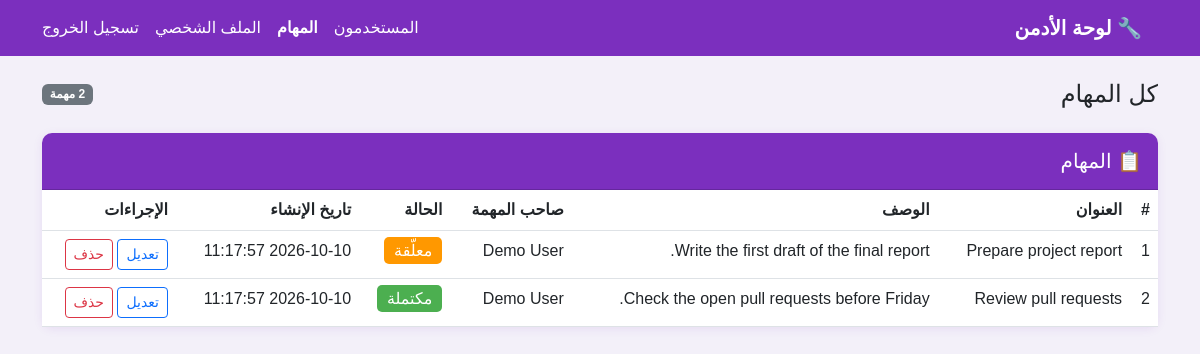
The page /Admin/Admin_Task.php (signed in) on the database its author committed.
### tables this page shows
CREATE TABLE IF NOT EXISTS tasks (
    id          INT AUTO_INCREMENT PRIMARY KEY,
    user_id     INT          NOT NULL,
    title       VARCHAR(150) NOT NULL,
    description TEXT,
    status      ENUM('pending','completed') NOT NULL DEFAULT 'pending',
    created_at  TIMESTAMP    NOT NULL DEFAULT CURRENT_TIMESTAMP,
    CONSTRAINT fk_tasks_user FOREIGN KEY (user_id)
        REFERENCES users(id) ON DELETE CASCADE
);

CREATE TABLE IF NOT EXISTS users (
    id          INT AUTO_INCREMENT PRIMARY KEY,
    first_name  VARCHAR(50)  NOT NULL,
    last_name   VARCHAR(50)  NOT NULL,
    email       VARCHAR(100) NOT NULL UNIQUE,
    password    VARCHAR(255) NOT NULL,
    role        VARCHAR(20)  NOT NULL DEFAULT 'user',
    created_at  TIMESTAMP    NOT NULL DEFAULT CURRENT_TIMESTAMP
);

### Classes/Database.php (called while the page is built, shortened)
<?php
class Database
{
    private static ?Database $instance = null;
    private mysqli $connection;
    private function __construct()
    {
        $this->connection = new mysqli(DB_HOST, DB_USER, DB_PASS, DB_NAME);
        $this->connection->set_charset("utf8mb4");
    }
    public static function getInstance(): Database
    {
        if (self::$instance === null) {
            self::$instance = new Database();
        }
        return self::$instance;
    }
    public function prepare(string $sql): mysqli_stmt|false
    {
        return $this->connection->prepare($sql);
    }
}

### Classes/Task.php (called while the page is built, shortened)
<?php
require_once __DIR__ . '/Database.php';
class Task
{
    private Database $db;
    public function __construct()
    {
        $this->db = Database::getInstance();
    }
    public function getAllTasks(): array
    {
        $stmt = $this->db->prepare(
            "SELECT tasks.*, users.first_name, users.last_name
         FROM tasks JOIN users ON tasks.user_id = users.id
         ORDER BY tasks.created_at DESC"
        );
        $stmt->execute();
        $result = $stmt->get_result();
        $tasks = $result->fetch_all(MYSQLI_ASSOC);
        return $tasks;
    }
}

### Admin/Admin_Task.php (the view, shortened to what this page needs)
<?php
require_once __DIR__ . '/../Classes/Database.php';
require_once __DIR__ . '/../Classes/Task.php';
$taskObj = new Task();
$tasks   = $taskObj->getAllTasks();
?>
<!DOCTYPE html>
<html lang="ar" dir="rtl">
<head>
    <link href="https://cdn.jsdelivr.net/npm/bootstrap@5.3.0/dist/css/bootstrap.min.css" rel="stylesheet">
    <link href="../style.css" rel="stylesheet">
</head>
<body>
    <nav class="navbar navbar-expand-lg mb-4">
        <div class="container">
            <a class="navbar-brand fw-bold">🔧 لوحة الأدمن</a>
            <div class="d-flex gap-3">
                <a href="Admin_index.php" class="nav-link">المستخدمون</a>
                <a href="Admin_Task.php" class="nav-link fw-bold">المهام</a>
                <a href="../profile.php" class="nav-link">الملف الشخصي</a>
                <a href="../logout.php" class="nav-link">تسجيل الخروج</a>
            </div>
        </div>
    </nav>
    <div class="container">
        <div class="d-flex justify-content-between align-items-center mb-4">
            <h4 class="mb-0">كل المهام</h4>
            <span class="badge bg-secondary"><?= count($tasks) ?> مهمة</span>
        </div>
        <?php if (empty($tasks)): ?>
            <div class="card text-center p-5">
                <p class="text-muted mb-0">لا توجد مهام في النظام.</p>
            </div>
        <?php else: ?>
            <div class="card">
                <div class="card-header py-3">
                    <h5 class="mb-0">📋 المهام</h5>
                </div>
                <div class="card-body p-0">
                    <table class="table table-hover mb-0">
                        <thead>
                            <tr>
                                <th>#</th>
                                <th>العنوان</th>
                                <th>الوصف</th>
                                <th>صاحب المهمة</th>
                                <th>الحالة</th>
                                <th>تاريخ الإنشاء</th>
                                <th>الإجراءات</th>
                            </tr>
                        </thead>
                        <tbody>
                            <?php foreach ($tasks as $i => $task): ?>
                                <tr>
                                    <td><?= $i + 1 ?></td>
                                    <td><?= htmlspecialchars($task['title']) ?></td>
                                    <td><?= htmlspecialchars($task['description'] ?? '-') ?></td>
                                    <td><?= htmlspecialchars($task['first_name'] . ' ' . $task['last_name']) ?></td>
                                    <td>
                                        <span class="badge-<?= $task['status'] ?>">
                                            <?= $task['status'] === 'pending' ? 'معلّقة' : 'مكتملة' ?>
                                        </span>
                                    </td>
                                    <td><?= $task['created_at'] ?></td>
                                    <td>
                                        <a href="../Edit_task.php?id=<?= $task['id'] ?>" class="btn btn-sm btn-outline-primary">تعديل</a>
                                        <a href="../delete_task.php?id=<?= $task['id'] ?>" class="btn btn-sm btn-outline-danger" onclick="return confirm('هل أنت متأكد من الحذف؟')">حذف</a>
                                    </td>
                                </tr>
                            <?php endforeach; ?>
                        </tbody>
                    </table>
                </div>
            </div>
        <?php endif; ?>
    </div>
</body>
</html>

### style.css (style rules this page uses)
:root { --primary: #7B2FBE; --primary-dark: #6A1FA8; --primary-light: #9B4FDE; }
body { background: #f3f0f9; font-family: 'Arial', sans-serif; }
.navbar { background: var(--primary) !important; }
.navbar-brand, .nav-link { color: white !important; }
.card { border: none; box-shadow: 0 2px 10px rgba(123, 47, 190, 0.1); border-radius: 10px; }
.card-header { background: var(--primary) !important; color: white; border-radius: 10px 10px 0 0 !important; }
.table thead { background: var(--primary); color: white; }
.badge-pending { background: #ff9800; color: white; padding: 5px 10px; border-radius: 5px; }
.badge-completed { background: #4CAF50; color: white; padding: 5px 10px; border-radius: 5px; }
a { color: var(--primary); }

### rows shown on the page
tasks: title "Prepare project report", description "Write the first draft of the final report.", user.last_name "Demo User", status "معلّقة", created_at "2026-10-10 11:17:57"
tasks: title "Review pull requests", description "Check the open pull requests before Friday.", user.last_name "Demo User", status "مكتملة", created_at "2026-10-10 11:17:57"
